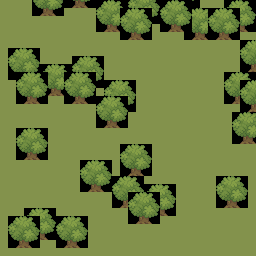

A level layout from a 2D game, rendered from its tile map. Below: a short description, then the map file with tile-grid data replaced by summaries:
An orthogonal 32x32 tile map with 8x8 px tiles, 3 tile layers (Tile Layer 1, Tile Layer 2, Tile Layer 3).

<map version="1.10" tiledversion="1.10.2" orientation="orthogonal" renderorder="right-down" width="32" height="32" tilewidth="8" tileheight="8" infinite="0" nextlayerid="5" nextobjectid="1">
 <tileset firstgid="1" source="forest.tsx" />
 <layer id="1" name="Tile Layer 1" width="32" height="32">
  <data>[1024 cells, 1024 non-empty, 4 distinct tile ids]</data>
 </layer>
 <layer id="3" name="Tile Layer 2" width="32" height="32">
  <data>[1024 cells, 248 non-empty, 16 distinct tile ids]</data>
 </layer>
 <layer id="4" name="Tile Layer 3" width="32" height="32">
  <data>[1024 cells, 196 non-empty, 16 distinct tile ids]</data>
 </layer>
</map>